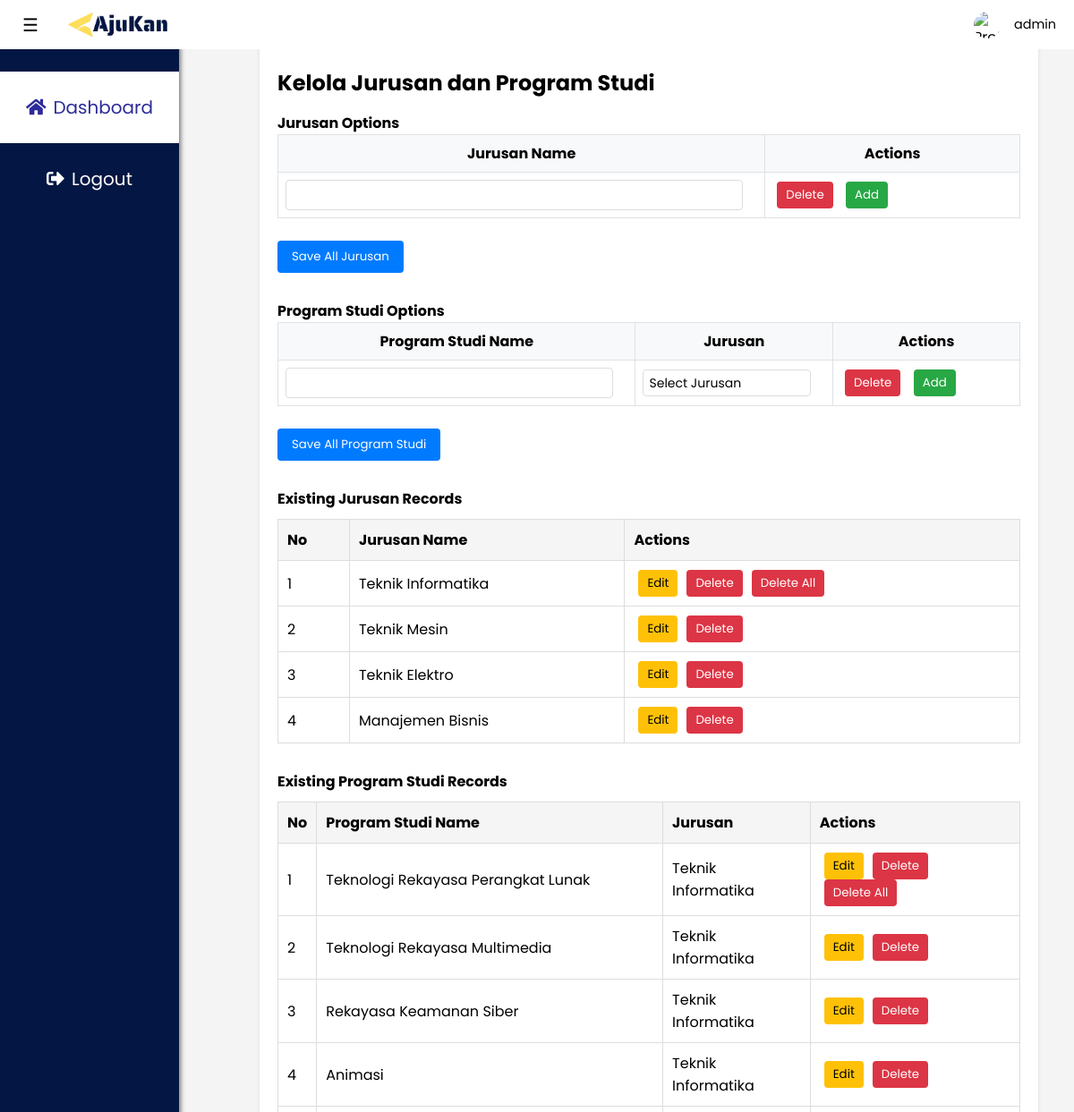
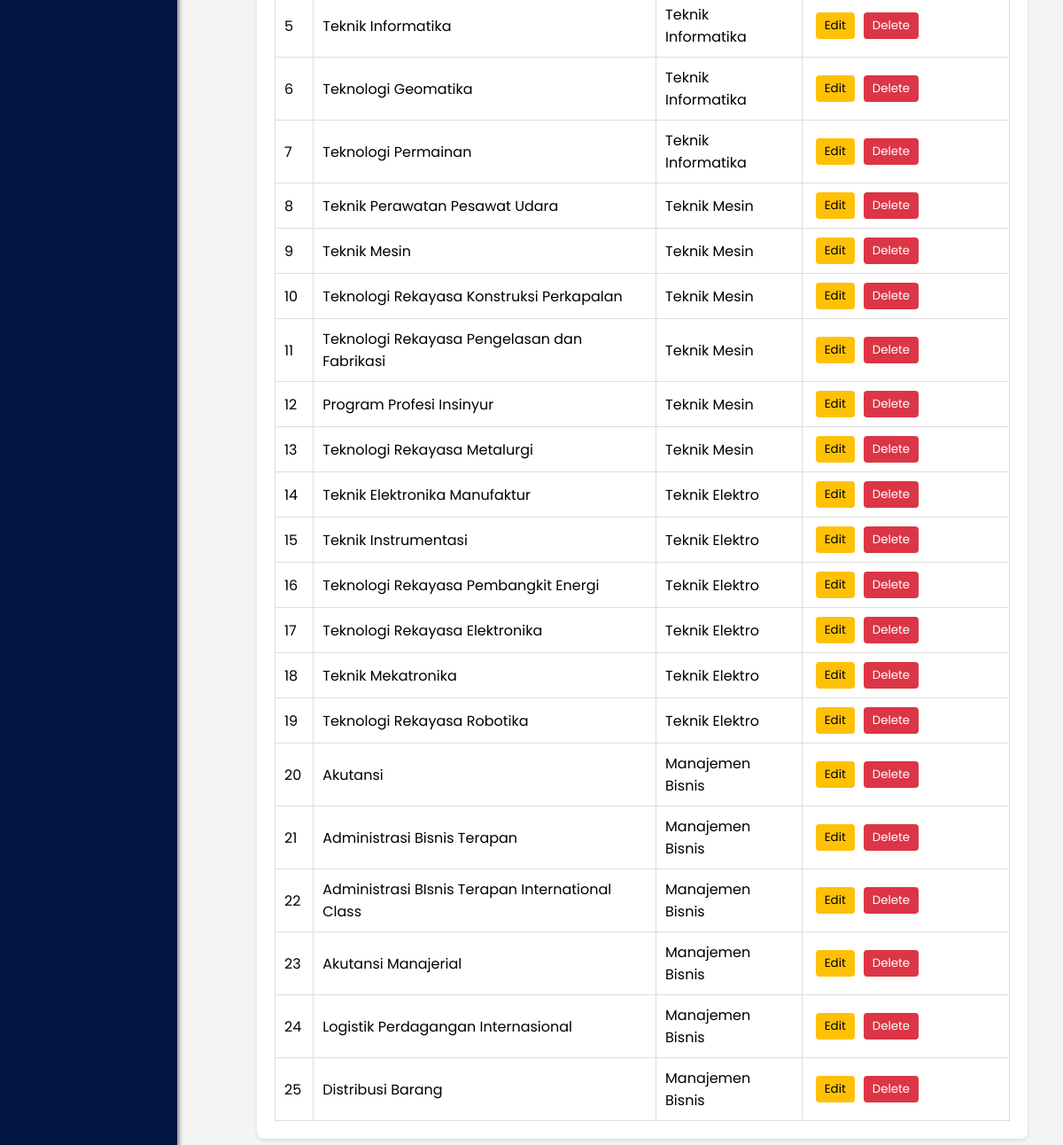
The app's page /views/administrator/kelola_jurusan.php (signed in) with its own data (2 pictures, top to bottom).
### tables this page shows
CREATE TABLE `jurusan` (
  `jurusan_id` int(11) NOT NULL,
  `nama_jurusan` varchar(100) NOT NULL,
  `admin_id` int(11) DEFAULT NULL
);

CREATE TABLE `program_studi` (
  `program_studi_id` int(11) NOT NULL,
  `nama_program_studi` varchar(100) NOT NULL,
  `jurusan_id` int(11) DEFAULT NULL,
  `admin_id` int(11) DEFAULT NULL
);

### views/administrator/kelola_jurusan.php (the view, shortened to what this page needs)
<?php
$host = "localhost";
$username = "root";
$password = "";
$database = "db_ajukan";
$koneksi = new mysqli($host, $username, $password, $database);
?>
<!DOCTYPE html>
<html lang="en">
<head>
    <link rel="stylesheet" href="/assets/css/style.css">
    <link rel="stylesheet" href="https://cdnjs.cloudflare.com/ajax/libs/font-awesome/5.15.3/css/all.min.css">
</head>
<body>
    <nav class="navbar">
        <img class="logo" src="/assets/images/Logo_Ajukan.png" alt="Ajukan" style="width: fit-content;">
        <div class="profile">
            <img class="profile-image" src="https://web.rupa.ai/wp-content/uploads/2023/08/aruna3619_Elegant_black_and_white_profesional_photo_of_a_young__46c0ef4a-ba0a-4e23-af98-c824d9b7127d.png" alt="Profile Image">
            <p class="profile-name"><?php echo $_SESSION['session_nama']; ?></p>
        </div>
    </nav>
    <label for="toggle" class="side-toggle">&#9776;</label>
    <div class="sidebar">
        <div class="sidebar-menu">
            <a href="/views/dashboard/admin/dashboard_admin.php" class="switch-button active">
                <span class="fas fa-home"></span>
                <span class="label"> Dashboard</span>
            </a>
        </div>
        <div class="sidebar-menu">
            <a href="/views/auth/logout.php" class="switch-button">
                <span class="fas fa-sign-out-alt"></span>
                <span class="label"> Logout</span>
            </a>
        </div>
    </div>
    <div class="main-content">
        <div class="structure-container">
            <h2>Kelola Jurusan dan Program Studi</h2>
            <div class="dropdown-section">
                <h4>Jurusan Options</h4>
                <form id="jurusanForm" method="POST">
                    <table class="options-table">
                        <thead>
                            <tr>
                                <th>Jurusan Name</th>
                                <th>Actions</th>
                            </tr>
                        </thead>
                        <tbody id="jurusanOptions">
                            <tr>
                                <td><input type="text" name="jurusan_names[]" required></td>
                                <td>
                                    <button type="button" class="btn-danger" onclick="deleteJurusanRow(this)">Delete</button>
                                    <button type="button" class="btn-success" onclick="addJurusanRow()">Add</button>
                                </td>
                            </tr>
                        </tbody>
                    </table>
                    <button type="submit" name="save_jurusan" class="btn-primary">Save All Jurusan</button>
                </form>
            </div>
            <div class="dropdown-section">
                <h4>Program Studi Options</h4>
                <form id="formProgramStudi" method="POST">
                    <table class="options-table">
                        <thead>
                            <tr>
                                <th>Program Studi Name</th>
                                <th>Jurusan</th>
                                <th>Actions</th>
                            </tr>
                        </thead>
                        <tbody id="prodiOptions">
                            <tr>
                                <td><input type="text" name="prodi_names[]" required></td>
                                <td>
                                    <select name="jurusan_ids[]" required>
                                        <option value="">Select Jurusan</option>
                                    </select>
                                </td>
                                <td>
                                    <button type="button" class="btn-danger" onclick="deleteProdiRow(this)">Delete</button>
                                    <button type="button" class="btn-success" onclick="addProdiRow()">Add</button>
                                </td>
                            </tr>
                        </tbody>
                    </table>
                    <button type="submit" class="btn btn-primary">Save All Program Studi</button>
                </form>
            </div>
            <div class="records-section">
                <h4>Existing Jurusan Records</h4>
                <table class="records-table">
                    <thead>
                        <tr>
                            <th>No</th>
                            <th>Jurusan Name</th>
                            <th>Actions</th>
                        </tr>
                    </thead>
                    <tbody>
                        <?php
                        $query = "SELECT * FROM jurusan ORDER BY jurusan_id";
                        $result = mysqli_query($koneksi, $query);
                        $no = 1;
                        while($row = mysqli_fetch_assoc($result)) {
                            echo "<tr>";
                            echo "<td>" . $no . "</td>";
                            echo "<td>" . htmlspecialchars($row['nama_jurusan']) . "</td>";
                            echo "<td>";
                            echo "<button class='btn-warning' onclick='editJurusan(" . $row['jurusan_id'] . ", \"" . htmlspecialchars($row['nama_jurusan']) . "\")'>Edit</button>";
                            echo "<button class='btn-danger' onclick='deleteJurusan(" . $row['jurusan_id'] . ")'>Delete</button>";
                            if($no == 1) {
                                echo "<button class='btn-danger' onclick='deleteAllJurusan()'>Delete All</button>";
                            }
                            echo "</td>";
                            echo "</tr>";
                            $no++;
                        }
                        ?>
                    </tbody>
                </table>
            </div>
            <div class="records-section">
                <h4>Existing Program Studi Records</h4>
                <table class="records-table">
                    <thead>
                        <tr>
                            <th>No</th>
                            <th>Program Studi Name</th>
                            <th>Jurusan</th>
                            <th>Actions</th>
                        </tr>
                    </thead>
                    <tbody>
                        <?php
                        $query = "SELECT ps.program_studi_id, ps.nama_program_studi, j.nama_jurusan
                                  FROM program_studi ps
                                  LEFT JOIN jurusan j ON ps.jurusan_id = j.jurusan_id
                                  ORDER BY ps.program_studi_id";
                        $result = mysqli_query($koneksi, $query);
                        $no = 1;
                        while($row = mysqli_fetch_assoc($result)) {
                            echo "<tr>";
                            echo "<td>" . $no . "</td>";
                            echo "<td>" . htmlspecialchars($row['nama_program_studi']) . "</td>";
                            echo "<td>" . htmlspecialchars($row['nama_jurusan']) . "</td>";
                            echo "<td>";
                            echo "<button class='btn-warning' onclick='editProdi(" . $row['program_studi_id'] . ", \"" . htmlspecialchars($row['nama_program_studi']) . "\")'>Edit</button>";
                            echo "<button class='btn-danger' onclick='deleteProdiRecord(" . $row['program_studi_id'] . ")'>Delete</button>";
                            if($no == 1) {
                                echo "<button class='btn-danger' onclick='deleteAllProdi()'>Delete All</button>";
                            }
                            echo "</td>";
                            echo "</tr>";
                            $no++;
                        }
                        ?>
                    </tbody>
                </table>
            </div>
        </div>
    </div>
</body>
</html>

### assets/css/style.css (style rules this page uses)
* { margin: 0; padding: 0; box-sizing: border-box; outline: none; font-family: "poppins", sans-serif; }
body { background-color: #f4f4f4; }
h2 { font: 18px; padding: 15px 0; }
.navbar { display: flex; position: fixed; justify-content: space-between; align-items: center; width: 100%; height: 55px; top: 0; left: 0; background-color: #fff; z-index: 2; padding-left: 4.5em; margin: 0 auto; }
.navbar img { width: 30px; height: 30px; object-fit: fill; margin-right: 10px; }
.profile { display: flex; align-items: center; gap: 5px; flex-wrap: wrap; padding-right: 20px; }
.profile-name { font-size: 0.9rem; word-break: break-word; flex: 1; }
.profile-image { width: 30px; height: 30px; object-fit: cover; border-radius: 50%; }
.navbar .profile { margin-left: auto; }
.profile-name { font-size: 0.9rem; word-break: break-word; }
.side-toggle { position: fixed; z-index: 2; top: 13px; left: 25px; float: right; font-size: 20px; cursor: pointer; }
.sidebar { position: fixed; height: 100%; width: 200px; left: 0; top: 0; padding: 80px 0 20px 0; color: #fff; background-color: #041643; box-shadow: 2px 0 5px rgba(0, 0, 0, 0.5); transition: all 0.2s ease-in-out; }
.sidebar-menu { display: flex; align-items: center; width: auto; cursor: pointer; transition: all 0.2s ease-in-out; }
.switch-button { display: flex; width: 200px; height: 80px; font-size: 20px; cursor: pointer; color: #ffffff; align-items: center; transition: all 0.2s ease-in-out; justify-content: center; text-decoration: none; gap: 8px; }
.switch-button.active { background-color: white; color: #2d2b98; }
select { width: 85%; padding: 10px; font-size: 14px; border: 1px solid #ccc; border-radius: 5px; background-color: #fff; outline: none; appearance: none; resize: vertical; }
a { text-decoration: none; }
.main-content { display: flex; align-items: center; justify-content: center; min-height: 80vh; padding: 20px; margin-left: 100px; box-sizing: border-box; }
input { border: none; outline: none; }

### views/administrator/kelola_jurusan.php (style rules this page uses)
.main-content { margin-left: 250px; padding: 20px; flex: 1; }
.structure-container { background: white; padding: 20px; border-radius: 8px; box-shadow: 0 2px 4px rgba(0,0,0,0.1); margin: 20px; width: calc(100% - 40px); }
.dropdown-section { margin-bottom: 30px; }
.options-table { width: 100%; margin-bottom: 15px; border-collapse: collapse; }
.options-table th, .options-table td { padding: 8px; border: 1px solid #dee2e6; }
.options-table th { background-color: #f8f9fa; }
.options-table td input[type="text"], .options-table td select { width: calc(100% - 16px); padding: 6px; border: 1px solid #ddd; border-radius: 4px; }
.btn-danger { background: #dc3545; color: white; border: none; padding: 5px 10px; margin: 0 5px; border-radius: 4px; cursor: pointer; }
.btn-success { background: #28a745; color: white; border: none; padding: 5px 10px; margin: 0 5px; border-radius: 4px; cursor: pointer; }
.btn-primary { background: #007bff; color: white; border: none; padding: 8px 16px; margin-top: 10px; border-radius: 4px; cursor: pointer; }
select { padding: 8px; border: 1px solid #ddd; border-radius: 4px; width: 100%; box-sizing: border-box; }
.records-section { margin-top: 30px; }
.records-table { width: 100%; border-collapse: collapse; margin-top: 10px; }
.records-table th, .records-table td { padding: 10px; border: 1px solid #ddd; text-align: left; }
.records-table th { background-color: #f5f5f5; }
.btn-warning { background: #ffc107; color: black; border: none; padding: 5px 10px; margin: 0 5px; border-radius: 4px; cursor: pointer; }

### records on screen
jurusan: nama_jurusan "Teknik Informatika", shows "Delete All"
jurusan: nama_jurusan "Teknik Mesin"
jurusan: nama_jurusan "Teknik Elektro"
jurusan: nama_jurusan "Manajemen Bisnis"
program_studi: nama_program_studi "Teknologi Rekayasa Perangkat Lunak", jurusan.nama_jurusan "Teknik Informatika", shows "Delete All"
program_studi: nama_program_studi "Teknologi Rekayasa Multimedia", jurusan.nama_jurusan "Teknik Informatika"
program_studi: nama_program_studi "Rekayasa Keamanan Siber", jurusan.nama_jurusan "Teknik Informatika"
program_studi: nama_program_studi "Animasi", jurusan.nama_jurusan "Teknik Informatika"
program_studi: nama_program_studi "Teknik Informatika", jurusan.nama_jurusan "Teknik Informatika"
program_studi: nama_program_studi "Teknologi Geomatika", jurusan.nama_jurusan "Teknik Informatika"
program_studi: nama_program_studi "Teknologi Permainan", jurusan.nama_jurusan "Teknik Informatika"
program_studi: nama_program_studi "Teknik Perawatan Pesawat Udara", jurusan.nama_jurusan "Teknik Mesin"
program_studi: nama_program_studi "Teknik Mesin", jurusan.nama_jurusan "Teknik Mesin"
program_studi: nama_program_studi "Teknologi Rekayasa Konstruksi Perkapalan", jurusan.nama_jurusan "Teknik Mesin"
program_studi: nama_program_studi "Teknologi Rekayasa Pengelasan dan Fabrikasi", jurusan.nama_jurusan "Teknik Mesin"
program_studi: nama_program_studi "Program Profesi Insinyur", jurusan.nama_jurusan "Teknik Mesin"
program_studi: nama_program_studi "Teknologi Rekayasa Metalurgi", jurusan.nama_jurusan "Teknik Mesin"
program_studi: nama_program_studi "Teknik Elektronika Manufaktur", jurusan.nama_jurusan "Teknik Elektro"
program_studi: nama_program_studi "Teknik Instrumentasi", jurusan.nama_jurusan "Teknik Elektro"
program_studi: nama_program_studi "Teknologi Rekayasa Pembangkit Energi", jurusan.nama_jurusan "Teknik Elektro"
program_studi: nama_program_studi "Teknologi Rekayasa Elektronika", jurusan.nama_jurusan "Teknik Elektro"
program_studi: nama_program_studi "Teknik Mekatronika", jurusan.nama_jurusan "Teknik Elektro"
program_studi: nama_program_studi "Teknologi Rekayasa Robotika", jurusan.nama_jurusan "Teknik Elektro"
program_studi: nama_program_studi "Akutansi", jurusan.nama_jurusan "Manajemen Bisnis"
program_studi: nama_program_studi "Administrasi Bisnis Terapan", jurusan.nama_jurusan "Manajemen Bisnis"
program_studi: nama_program_studi "Administrasi BIsnis Terapan International Class", jurusan.nama_jurusan "Manajemen Bisnis"
program_studi: nama_program_studi "Akutansi Manajerial", jurusan.nama_jurusan "Manajemen Bisnis"
program_studi: nama_program_studi "Logistik Perdagangan Internasional", jurusan.nama_jurusan "Manajemen Bisnis"
program_studi: nama_program_studi "Distribusi Barang", jurusan.nama_jurusan "Manajemen Bisnis"

### other values on screen
$_SESSION['session_nama'] "admin"
